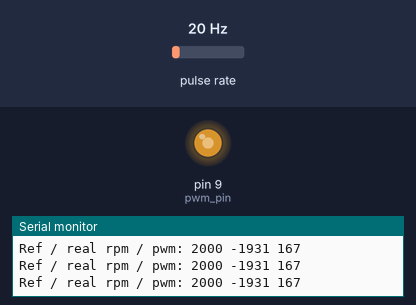
The sketch below on a simulated Arduino Uno, built with avr-gcc and run on an emulated ATmega328P. On the bench: output pins drawn as LEDs (lit = HIGH), the last lines printed to the serial monitor. Wiring (inferred from the names in the program): pulse sensor: data pin 3. The inputs (shaded band) are chosen by the test bench; at power-on: pulse rate 20 Hz.

Above: at 1.2 s.
1.3 s: pulse rate (sensor on pin 3) set to 100 Hz
At 2.5 s:
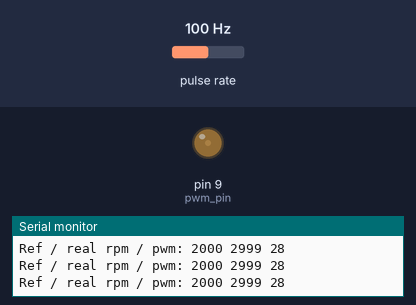
2.8 s: pulse rate (sensor on pin 3) set to 50 Hz
At 10.6 s:
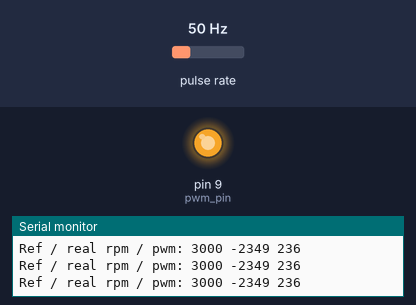
Timing chart, 0 to 11.8 s (numbered marks = the images above; inputs shaded):
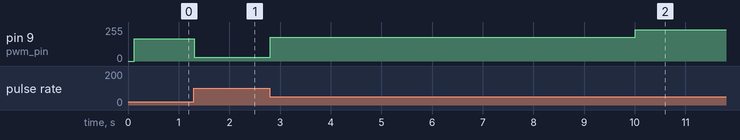

Measured:
- after the input at 1.3 s, pin 9 (pwm_pin): 167/255 → 28/255 at once

The sketch:

Exercise4.ino
```cpp
// ------------------------------------------------
// FreeRTOS example: programming 2 periodic tasks
// ------------------------------------------------

#include <Arduino_FreeRTOS.h>
#include <semphr.h>

// define two tasks for Reference and for Control
void TaskReference( void *pvParameters );
void TaskFFControl( void *pvParameters );


const int TControl = 100;  // in milliseconds
int ref = 2000;     //reference value
int pwm_pin = 9;    //PWM pin
int encd_pin = 3;   //Reading encoder pin
int Kp = 1;         //Proportional, best results Kp =1
int error = 0;      //Error from rpm values
int error_map = 0;  //Error mapped to pwm values
// -------
// setup
// -------

void setup() {

  // create first task
  xTaskCreate(
    TaskReference
    ,  (const portCHAR *)"Reference"  // name
    ,  128                        // stack size
    ,  NULL
    ,  2                         // lower priority
    ,  NULL );
  // create second task
  xTaskCreate(
    TaskFFControl
    ,  (const portCHAR *) "FFControl"
    ,  128
    ,  NULL
    ,  1                         // higher priority
    ,  NULL );
  // now the task scheduler is automatically started
}

// ------
// loop
// ------

void loop() {
// empty!
}

//Task for getting the set point
void TaskReference(void *pvParameters) {
  (void) pvParameters;

  // forever loop
  while(1) {
         vTaskDelay(10000/portTICK_PERIOD_MS); // 10s delay

      if(ref==2000){
        ref = 3000;
      }
      else{
        ref = 2000;
      }

      }
   }

//Task for feedforward and feedback control
void TaskFFControl(void *pvParameters) {
  (void) pvParameters;

  int pwm_value = 0;
  int sigup = 0;
  int rpm = 0;
  int TS = 0;
  TickType_t xLastWakeTime;
  const TickType_t xPeriod = pdMS_TO_TICKS(TControl);

  // initialize serial communication at 9600 bits per second
  Serial.begin(9600);
  pinMode(encd_pin,INPUT_PULLUP);
  pinMode(pwm_pin,OUTPUT);
  xLastWakeTime = xTaskGetTickCount(); // current tick count

  // forever loop
  for (;;) {
    vTaskDelayUntil(&xLastWakeTime,xPeriod);
      //Implementing feedforward control
       sigup = pulseIn(encd_pin,HIGH);
      TS = 4*sigup;
      rpm = 60000000/TS;
      error = ref -rpm; //error from feedback
      pwm_value = map(ref, 0 ,9000, 0,255);
      error_map = map(error, 0 ,9000, 0,255);
      pwm_value = pwm_value + Kp*error_map;
      pwm_value = min(pwm_value,255);
      pwm_value = max(pwm_value,0);
      analogWrite(pwm_pin,pwm_value);
      //Serial Monitor
      Serial.print("Ref / real rpm / pwm: ");
      Serial.print(ref);
      Serial.print(" ");
      Serial.print(rpm);
      Serial.print(" ");
      Serial.println(pwm_value);


  }
}
```
